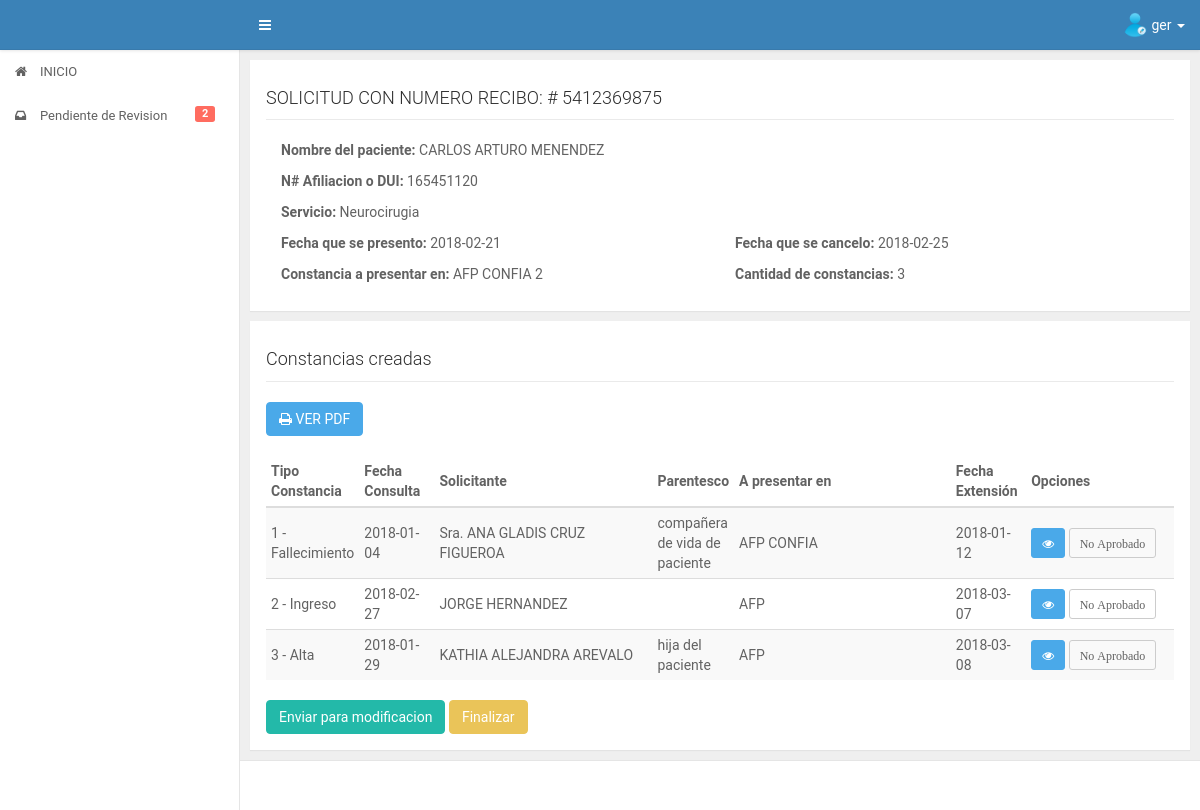
/app/jefe/infosolicitud.php?con=3 (signed in), run on the app's committed database.
### tables this page shows
CREATE TABLE IF NOT EXISTS `datos_iniciales` (
  `id_datos` int(11) NOT NULL AUTO_INCREMENT,
  `fecha` date DEFAULT NULL,
  `numero_recibo` varchar(50) DEFAULT NULL,
  `afiliacion_dui` varchar(30) DEFAULT NULL,
  `nombre_paciente` varchar(300) DEFAULT NULL,
  `destinos` varchar(2000) DEFAULT NULL,
  `id_servicio` int(11) DEFAULT NULL,
  `cantidad` int(11) DEFAULT NULL,
  `fecha_presentado` date DEFAULT NULL,
  `fecha_cancelado` date DEFAULT NULL,
  `precio` float DEFAULT NULL,
  `id_estado` int(11) DEFAULT NULL,
  `id_trabajador` int(11) DEFAULT NULL,
  `fecha_recibido_revision` date DEFAULT NULL,
  `fecha_autorizacion_direccion` date DEFAULT NULL,
  PRIMARY KEY (`id_datos`),
  KEY `FK_diservicio` (`id_servicio`),
  KEY `FK_diestado` (`id_estado`),
  KEY `FK_datos_iniciales_usuario` (`id_trabajador`),
  CONSTRAINT `FK_datos_iniciales_usuario` FOREIGN KEY (`id_trabajador`) REFERENCES `usuario` (`id_user`),
  CONSTRAINT `FK_diestado` FOREIGN KEY (`id_estado`) REFERENCES `estado` (`id_estado`),
  CONSTRAINT `FK_diservicio` FOREIGN KEY (`id_servicio`) REFERENCES `servicios` (`id_servicio`)
);

CREATE TABLE IF NOT EXISTS `servicios` (
  `id_servicio` int(11) NOT NULL AUTO_INCREMENT,
  `nombre_servicio` varchar(200) DEFAULT NULL,
  PRIMARY KEY (`id_servicio`)
);

CREATE TABLE IF NOT EXISTS `datos_complementarios` (
  `id_datosc` int(11) NOT NULL AUTO_INCREMENT,
  `id_constancia` int(11) DEFAULT NULL,
  `id_datos` int(11) DEFAULT NULL,
  `fecha_consulta` date DEFAULT NULL,
  `id_servicio` int(11) DEFAULT NULL,
  `diagnostico` mediumtext,
  `nombre_solicitante` varchar(300) DEFAULT NULL,
  `parentesco` varchar(100) DEFAULT NULL,
  `destino` varchar(300) DEFAULT NULL,
  `fecha_extension` date DEFAULT NULL,
  `id_medico` int(11) DEFAULT NULL,
  `id_jefe` int(11) DEFAULT NULL,
  `id_jefesocial` int(11) DEFAULT NULL,
  `id_director` int(11) DEFAULT NULL,
  `estado` int(11) DEFAULT '0',
  `fecha_entregada` date DEFAULT NULL,
  PRIMARY KEY (`id_datosc`),
  KEY `FK_dcconstancia` (`id_constancia`),
  KEY `FK_dcdatos` (`id_datos`),
  KEY `Fk_dcservicio` (`id_servicio`),
  KEY `FK_dcmedico` (`id_medico`),
  KEY `FK_dcjefe` (`id_jefe`),
  KEY `FK_dcjefesocial` (`id_jefesocial`),
  KEY `FK_dcdirector` (`id_director`),
  CONSTRAINT `FK_dcconstancia` FOREIGN KEY (`id_constancia`) REFERENCES `constancias` (`id_constancia`),
  CONSTRAINT `FK_dcdatos` FOREIGN KEY (`id_datos`) REFERENCES `datos_iniciales` (`id_datos`),
  CONSTRAINT `FK_dcdirector` FOREIGN KEY (`id_director`) REFERENCES `director` (`id_director`),
  CONSTRAINT `FK_dcjefe` FOREIGN KEY (`id_jefe`) REFERENCES `jefe_servicio` (`id_jefe`),
  CONSTRAINT `FK_dcjefesocial` FOREIGN KEY (`id_jefesocial`) REFERENCES `jefe_trabajo_social` (`id_jefesocial`),
  CONSTRAINT `FK_dcmedico` FOREIGN KEY (`id_medico`) REFERENCES `medico_tratante` (`id_medico`),
  CONSTRAINT `Fk_dcservicio` FOREIGN KEY (`id_servicio`) REFERENCES `servicios` (`id_servicio`)
);

CREATE TABLE IF NOT EXISTS `constancias` (
  `id_constancia` int(11) NOT NULL AUTO_INCREMENT,
  `tipo_constancia` varchar(50) DEFAULT NULL,
  PRIMARY KEY (`id_constancia`)
);

### app/jefe/infosolicitud.php (the view, shortened to what this page needs)
<?php
    include("../core/header.php");
    include("../core/aside.php");
    include("../../config/database.php");
    if(!isset($_GET['con']) || $_GET['con']=='' || $_GET['con']==0)
   	{
?>
	<div id="content" class="ui-content ui-content-aside-overlay">
	    <div class="ui-content-body">
	        <div class="ui-container">
	            <div class="row">
	                <div class="col-md-12 col-lg-12">
	                    <div class="panel">
	                        <div class="panel-body">
	                            <div id="contenido">
	                            	<div class="alert alert-danger">
	                                    <strong>Error!</strong> No se encontro la solicitud.
	                                    <p>Pruebe seleccionado una solicitud en la seccion de pendientes de revision</p>
	                                </div>
	                            </div>
	                        </div>
	                    </div>
	                </div>
	            </div>
	        </div>
	    </div>
	</div>
<?php
   	}
   	else {
   		$contancianum = $_GET['con'];
   		$sqlcomprobar = "SELECT id_datos FROM datos_iniciales WHERE id_datos=? AND id_estado=4";
	   		if($stmtcomp = $conn->prepare($sqlcomprobar)){
	   		$stmtcomp->bind_param('i',$_GET['con']);
	   		$stmtcomp->execute();
	   		$stmtcomp->store_result();
	   		$rowscomp = $stmtcomp->num_rows;
   		}
   		if($rowscomp!=1){
   			?>
		<div id="content" class="ui-content ui-content-aside-overlay">
		    <div class="ui-content-body">
		        <div class="ui-container">
		            <div class="row">
		                <div class="col-md-12 col-lg-12">
		                    <div class="panel">
		                        <div class="panel-body">
		                            <div id="contenido">
		                            	<div class="alert alert-danger">
		                                    <strong>Error!</strong>
		                                    <strong>NO TIENE PERMISOS PARA VER ESTA SOLICITUD</strong>
		                                    <p>Para poder ver la informacion de solicitudes, busque en la seccion de pendientes de revision y seleccione la solicitud que desea ver.</p>
		                                    <p>Gracias!.</p>
		                                </div>
		                            </div>
		                        </div>
		                    </div>
		                </div>
		            </div>
		        </div>
		    </div>
		</div>
   	<?php
   		}
	else{
   		$sqlconstancia = "SELECT dai.id_datos,dai.fecha,dai.numero_recibo,dai.afiliacion_dui,dai.nombre_paciente,dai.destinos,dai.cantidad,ser.nombre_servicio,dai.fecha_presentado,dai.fecha_cancelado FROM datos_iniciales dai INNER JOIN servicios ser ON dai.id_servicio=ser.id_servicio WHERE dai.id_datos=?";
   		if($stmtcons = $conn->prepare($sqlconstancia)){
   			$stmtcons -> bind_param('s',$contancianum);
   			$stmtcons -> execute();
   			$stmtcons -> bind_result($id_datos,$fechacreacion,$nrecibo,$afiliacion,$nombrepaciente,$destinos,$cantidad,$servicio,$fechapresento,$fechacancelo);
   		}
   		$sqlcreadas = "SELECT dat.id_datosc,dat.id_constancia,dat.fecha_consulta,dat.nombre_solicitante,dat.parentesco,dat.destino,dat.fecha_extension,con.tipo_constancia,dat.estado FROM datos_complementarios dat INNER JOIN constancias con ON dat.id_constancia=con.id_constancia WHERE dat.id_datos=?";
   		if($stmtcre = $conn->prepare($sqlcreadas)){
   			$stmtcre -> bind_param('i',$contancianum);
   			$stmtcre -> execute();
   			$stmtcre -> store_result();
	    	$rowscre = $stmtcre->num_rows;
   			$stmtcre -> bind_result($id_datosc,$id_constancia,$fecha_consulta,$solicitante,$parentesco,$destinoc,$fecha_extension,$tipoconstancia,$estadocon);
   		}
?>
	<div id="content" class="ui-content ui-content-aside-overlay">
	    <div class="ui-content-body">
	        <div class="ui-container">
	            <div class="row">
	                <div class="col-md-12 col-lg-12">
	                    <div class="panel">
	                        <div class="panel-body">
	                            <div id="titulo">
	                            	<h4>SOLICITUD CON NUMERO RECIBO: # <?php echo $nrecibo; ?></h4>
	                            </div>
	                            <div id="contenido">
	                        		<div class="col-md-12">
	                        			<p><strong>Nombre del paciente: </strong><?php echo $nombrepaciente; ?></p>
	                        			<p><strong>N# Afiliacion o DUI: </strong><?php echo $afiliacion; ?></p>
	                        			<p><strong>Servicio: </strong><?php echo $servicio; ?></p>
	                        		</div>
	                        		<div class="col-md-6">
	                        			<p><strong>Fecha que se presento: </strong><?php echo $fechapresento; ?></p>
	                        			<p><strong>Constancia a presentar en: </strong><?php echo $destinos; ?></p>
	                        		</div>
	                        		<div class="col-md-6">
	                        			<p><strong>Fecha que se cancelo: </strong><?php echo $fechacancelo; ?></p>
	                        			<p><strong>Cantidad de constancias: </strong><?php echo $cantidad; ?></p>
	                        		</div>
	                            </div>
	                        </div>
	                    </div>
	                    <div class="panel">
	                        <div class="panel-body">
	                            <div id="titulo">
	                            	<h4>Constancias creadas</h4>
	                            </div>
	                            <div id="contenido">
	                            	<a class="btn btn-info" target="_blank" href="../secretaria/constancias.php?contancianum=<?php echo $contancianum ?>"><i class="fa fa-print"></i> VER PDF</a>
	                            	<div id="contenido" class="table-responsive">
			                        	<table class="table table-striped table-condensed" id="mitable">
			                                <thead class="thead-inverse">
			                                    <tr>
			                                        <th class="col-md-1">Tipo Constancia</th>
			                                        <th class="col-md-1">Fecha Consulta</th>
			                                        <th class="col-md-3">Solicitante</th>
			                                        <th class="col-md-1">Parentesco</th>
			                                        <th class="col-md-3">A presentar en</th>
			                                        <th class="col-md-1">Fecha Extensión</th>
			                                        <th class="col-md-2">Opciones</th>
			                                    </tr>
			                                </thead>
			                                <tbody>
			                                <?php
                                            if($rowscre>0){
                                            	$cont=1;
                                                while ($stmtcre->fetch()) {
                                                	$id_tipo=0;
                                                	switch ($id_constancia) {
                                                		case '1':
                                                			$sqltipo = "SELECT id_datosca FROM datos_const_alta WHERE id_datosc=?";
                                                			if($stmttipo = $conn->prepare($sqltipo)){
                                                				$stmttipo->bind_param('i',$id_datosc);
                                                				$stmttipo->execute();
                                                				$stmttipo->bind_result($id_tipo);
                                                			}
                                                			break;
                                                		case '2':
                                                			$sqltipo = "SELECT id_datosci FROM datos_const_ingreso WHERE id_datosc=?";
                                                			if($stmttipo = $conn->prepare($sqltipo)){
                                                				$stmttipo->bind_param('i',$id_datosc);
                                                				$stmttipo->execute();
                                                				$stmttipo->bind_result($id_tipo);
                                                			}
                                                			break;
                                                		case '3':
                                                			$sqltipo = "SELECT id_datoscf FROM datos_const_fallecimiento WHERE id_datosc=?";
                                                			if($stmttipo = $conn->prepare($sqltipo)){
                                                				$stmttipo->bind_param('i',$id_datosc);
                                                				$stmttipo->execute();
                                                				$stmttipo->bind_result($id_tipo);
                                                			}
                                                			break;
                                                	}
	                                        ?>
	                                            <tr>
	                                                <td><?php echo $cont." - ".$tipoconstancia; ?></td>
	                                                <td><?php echo $fecha_consulta; ?></td>
	                                                <td><?php echo $solicitante; ?></td>
	                                                <td><?php echo $parentesco; ?></td>
	                                                <td><?php echo $destinoc; ?></td>
	                                                <td><?php echo $fecha_extension; ?></td>
	                                                <td><a href="viewconstancia.php?con=<?php echo $id_datosc; ?>&alt=<?php echo $id_tipo ?>" class="btn btn-info btn-sm" data-toggle="tooltip" data-placement="left" title="Ver Detalle"><i class="fa fa-eye"></i></a> <?php if($estadocon==1){ ?><a href="javascript:;" class="btn btn-success btn-sm estado" id="estado<?php echo $id_datosc ?>" data-estado="<?php echo $estadocon; ?>" data-constancia="<?php echo $id_datosc; ?>"><i class="fa fa-check"> Aprobado</i></a><?php } else{ ?><a href="javascript:;" class="btn btn-default btn-sm estado" id="estado<?php echo $id_datosc ?>" data-estado="<?php echo $estadocon; ?>" data-constancia="<?php echo $id_datosc; ?>"><i class="fa "> No Aprobado</i></a><?php } ?></td>
	                                            </tr>
	                                        <?php 	$cont=$cont+1;
	                                                }
	                                            }
	                                        ?>
			                                </tbody>
			                            </table>
			                        </div>
			                        <a class="btn btn-success modificar" href="javascript:;" data-constancia="<?php echo $id_datos; ?>">Enviar para modificacion</a>
			                        <a class="btn btn-warning finalizar" href="javascript:;" data-constancia="<?php echo $id_datos; ?>">Finalizar</a>
	                            </div>
	                        </div>
	                    </div>
	                </div>
	            </div>
	        </div>
	    </div>
	</div>
<?php
	include("../core/footer.php");
	}
   }
?>

### assets/css/main.css (style rules this page uses)
.row { margin-right: -5px; margin-left: -5px; }
.ui-content-body .row > [class^="col-"], .ui-content-body .row > [class*="col-"] { padding-left: 5px; padding-right: 5px; }
.panel { margin-bottom: 10px; -webkit-border-radius: 0; border-radius: 0; }
.panel { position: relative; }
.ui-content { width: 100%; height: 100%; margin-left: 0; -webkit-transition: margin-left .3s; transition: margin-left .3s; }
.ui-content::before, .ui-content::after { display: table; content: " "; }
.ui-content::after { clear: both; }
.ui-content-body { float: left; width: 100%; margin-bottom: 40px; padding: 10px; }
@media (min-width: 768px) { .ui-content { width: auto; margin-left: 240px; -webkit-transition: all .299s; transition: all .299s; } }
@media (min-width: 1200px) { .ui-content.ui-content-aside-overlay .ui-container { margin-right: 0; } }
@media (min-width: 1200px) { .ui-container { margin-right: 0; -webkit-transition: margin-right .3s; transition: margin-right .3s; } }
html, body { width: 100%; height: 100%; }
body { font-size: 14px; color: #626262; background-color: #EFEFEF; -webkit-font-smoothing: antialiased; line-height: 1.5; letter-spacing: 0; overflow-x: hidden; }
h1, h2, h3, h4, h5, h6 { font-weight: 300; line-height: 1.3; color: #2c2c2c; }
h4, .h4 { font-size: 18px; }
a { color: inherit; }
.table thead tr th, .table tbody tr td, .table tbody tr td * { vertical-align: middle; }
.btn { background-color: transparent; color: inherit; }
.btn-info { color: #ffffff; background-color: #4aa9e9; border-color: #4aa9e9; }
.btn-success { color: #ffffff; background-color: #23b9a9; border-color: #23b9a9; }
.btn-warning { color: #ffffff; background-color: #eac459; border-color: #eac459; }

### assets/css/style.css (style rules this page uses)
body { font-family: 'Roboto', sans-serif; }
#titulo { border-bottom: 1px solid #eaeaea; }
#contenido { margin-top: 20px; }

### data on the page
datos_iniciales: numero_recibo "5412369875", nombre_paciente "CARLOS ARTURO MENENDEZ", afiliacion_dui "165451120", id_servicio.nombre_servicio "Neurocirugia", fecha_presentado "2018-02-21", destinos "AFP CONFIA 2", fecha_cancelado "2018-02-25", cantidad "3"
datos_complementarios: id_constancia.tipo_constancia "Fallecimiento", fecha_consulta "2018-01-04", nombre_solicitante "Sra. ANA GLADIS CRUZ FIGUEROA", parentesco "compañera de vida de paciente", destino "AFP CONFIA", fecha_extension "2018-01-12"
datos_complementarios: id_constancia.tipo_constancia "Ingreso", fecha_consulta "2018-02-27", nombre_solicitante "JORGE HERNANDEZ", destino "AFP", fecha_extension "2018-03-07"
datos_complementarios: id_constancia.tipo_constancia "Alta", fecha_consulta "2018-01-29", nombre_solicitante "KATHIA ALEJANDRA AREVALO", parentesco "hija del paciente", destino "AFP", fecha_extension "2018-03-08"

### other printed values
$_SESSION['nombre'] "ger"
$mispendientesrev "2"
